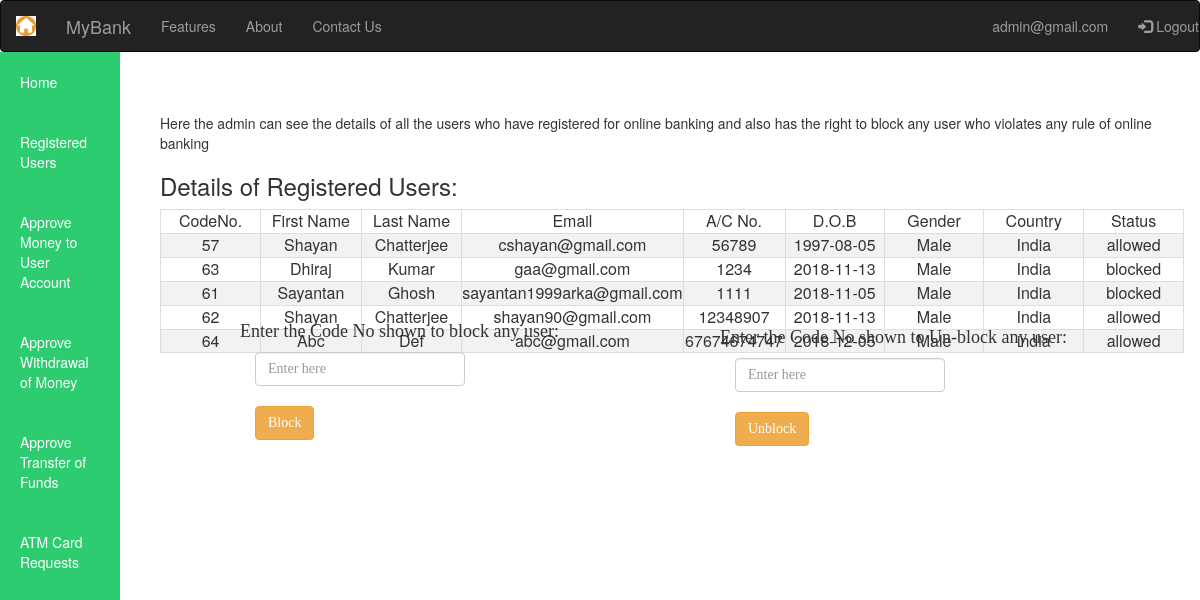
/adminuserdetails.php (signed in), run on the app's committed database.
### tables this page shows
CREATE TABLE `dtbase` (
  `id` bigint(50) NOT NULL,
  `firstname` varchar(64) NOT NULL,
  `lastname` varchar(64) NOT NULL,
  `email` varchar(64) NOT NULL,
  `psword` varchar(64) NOT NULL,
  `dob` varchar(15) NOT NULL,
  `country` varchar(10) NOT NULL,
  `gender` varchar(10) NOT NULL,
  `acNo` varchar(11) NOT NULL,
  `status1` varchar(255) NOT NULL
);

### adminuserdetails.php (the view, shortened to what this page needs)
<?php include 'connection.php'; ?>
<!DOCTYPE html>
<html lang="en">
<head>
   <link rel="stylesheet" href="https://maxcdn.bootstrapcdn.com/bootstrap/3.3.7/css/bootstrap.min.css">
<nav class="navbar navbar-expand-md navbar-inverse">
   <div class="navbar-header">
     <a class="navbar-brand " href="homepage.php" ><img src="home.png" height="20px" width="20px"></a>
     <a class="navbar-brand " href="homepage.php">MyBank</a>
   </div>
   <ul class="nav navbar-nav">
     <li class="nav-item">
     <a class="nav-link" href="features.php">Features</a>
     </li>
     <li class="nav-item">
       <a class="nav-link" href="about.php">About</a>
     </li>
    <li class="nav-item">
       <a class="nav-link" href="contact.php">Contact Us</a>
    </li>
   </ul>
   <ul class="nav navbar-nav navbar-right">
       <li><a href="logout.php"><span class="glyphicon glyphicon-log-in"></span> Logout</a></li>
   </ul>
   <ul class="nav navbar-nav navbar-right">
     <li><a href="adminDashboard.php"><?php echo  $_SESSION["email"]; ?></a></li>
   </ul>
</nav>
<ul id="sidenav">
<li><a href="adminDashboard.php">Home</a></li>
<li><a href="adminuserdetails.php">Registered Users</a></li>
<li><a href="adminAddMoney.php">Approve Money to User Account</a></li>
<li><a href="adminWithMoney.php">Approve Withdrawal of Money</a></li>
<li><a href="adminTransfer.php">Approve Transfer of Funds</a></li>
<li><a href="adminATMapprove.php">ATM Card Requests</a></li>
</ul>
<div style="margin-left:12%;margin-top:5%;padding:1px 16px;height:80px;">
<p> Here the admin can see the details of all the users who have registered for online banking
and also has the right to block any user who violates any rule of online banking</p>
<h3> Details of Registered Users:</h3>
<table>
<tr>
<td>CodeNo.</td>
<td>First Name</td>
<td>Last Name</td>
<td>Email</td>
<td>A/C No.</td>
<td>D.O.B</td>
<td>Gender</td>
<td>Country</td>
<td>Status</td>
</tr>
<?php
$sql="SELECT * FROM dtbase";
$result=mysqli_query($conn,$sql);
if(mysqli_query($conn,$sql))
{
    if(mysqli_num_rows($result) > 0)
    {
        while($row=mysqli_fetch_assoc($result))
        {
          echo "<tr><td>".$row["id"]."</td><td>".$row["firstname"]."</td><td>".$row["lastname"]."</td><td>".$row["email"]
          ."</td><td>".$row["acNo"]."</td><td>".$row["dob"]."</td><td>".$row["gender"]."</td><td>".$row["country"]."</td><td>".$row["status1"];
        }
        echo "</table>";
    }
    else
    {
        echo "<h2 style=\"color:red\">No user registered yet!!</h2>";
    }
}
?>
</div>
<div style="margin-left:20%;margin-top:5%;font-family:cursive;">
<br><br><br>
<h4>Enter the Code No shown to block any user:</h4>
<div class="col-xs-3">
<form method="POST" >
<input type="number" name="idblock" class="form-control" min="0" oninput="validity.valid||(value='');" placeholder="Enter here" required><br>
<input type="submit" name="block" value="Block" onclick="return confirm('Are you sure, you want to block the user?');" class="btn btn-warning">
</form>
</div>
</div>
<div style="margin-left:60%;margin-top:-2%;font-family:cursive;">
<h4>Enter the Code No shown to Un-block any user:</h4>
<div class="col-xs-6">
<form method="POST" >
<input type="number" name="idunblock" class="form-control" min="0" oninput="validity.valid||(value='');" placeholder="Enter here" required><br>
<input type="submit" name="unblock" value="Unblock" onclick="return confirm('Are you sure, you want to unblock the user?');" class="btn btn-warning">
</form>
</div>
</div>

### adminuserdetails.php (style rules this page uses)
#sidenav { list-style-type: none; padding:0px; margin:0px; background-color:#2ecc71; width:120px; height:90%; position:fixed; margin-top:-20px; }
#sidenav li a { text-decoration: none; color:white; display:block; padding:20px 20px; }
table { border-collapse: collapse; width:100%; height:70%; font-size:16px; padding:15px; }
table,td { border: 1px solid #ddd; padding:15px; }
td { height:50%; width:10%; text-align:center; padding:15px; }
tr:nth-child(even) { background-color: #f2f2f2; }

### data on the page
dtbase: id "57", firstname "Shayan", lastname "Chatterjee", email "cshayan@gmail.com", acNo "56789", dob "1997-08-05", gender "Male", country "India", status1 "allowed"
dtbase: id "63", firstname "Dhiraj", lastname "Kumar", email "gaa@gmail.com", acNo "1234", dob "2018-11-13", gender "Male", country "India", status1 "blocked"
dtbase: id "61", firstname "Sayantan", lastname "Ghosh", email "sayantan1999arka@gmail.com", acNo "1111", dob "2018-11-05", gender "Male", country "India", status1 "blocked"
dtbase: id "62", firstname "Shayan", lastname "Chatterjee", email "shayan90@gmail.com", acNo "12348907", dob "2018-11-13", gender "Male", country "India", status1 "allowed"
dtbase: id "64", firstname "Abc", lastname "Def", email "abc@gmail.com", acNo "67674674747", dob "2018-12-05", gender "Male", country "india", status1 "allowed"

### other printed values
$_SESSION["email"] "admin@gmail.com"
